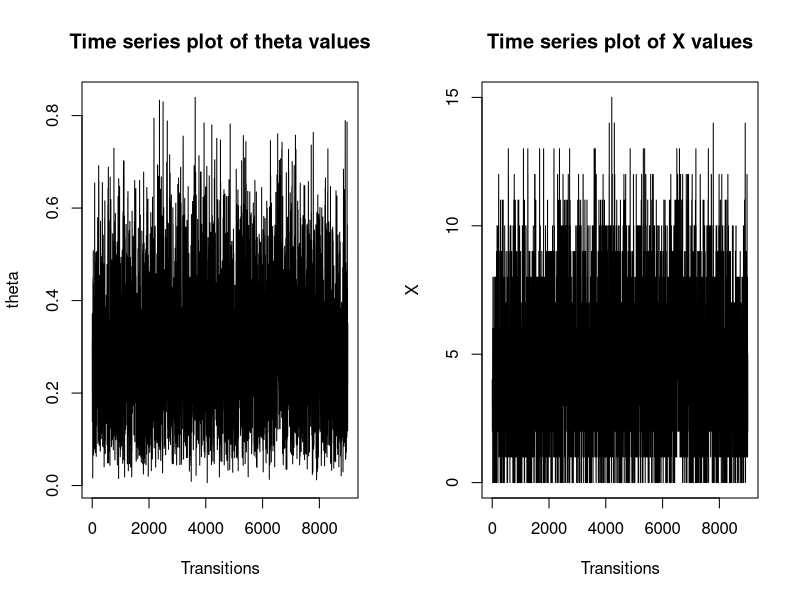
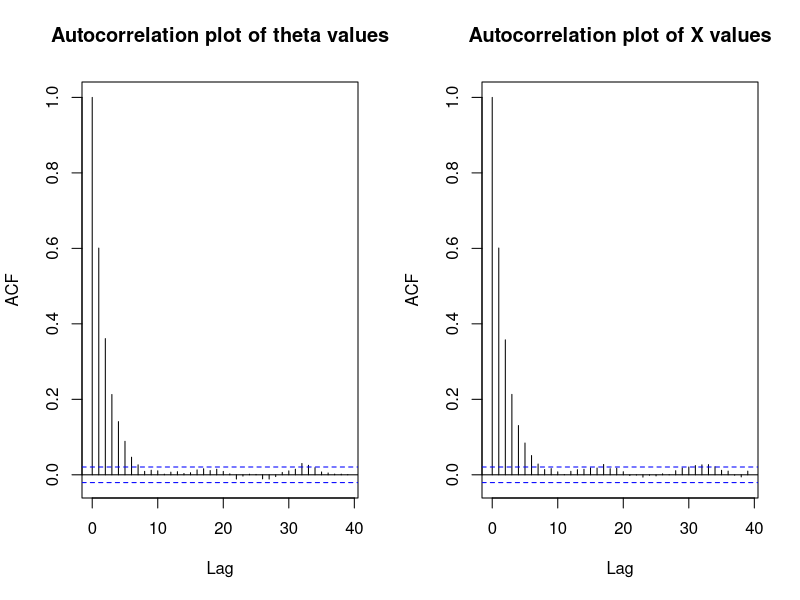
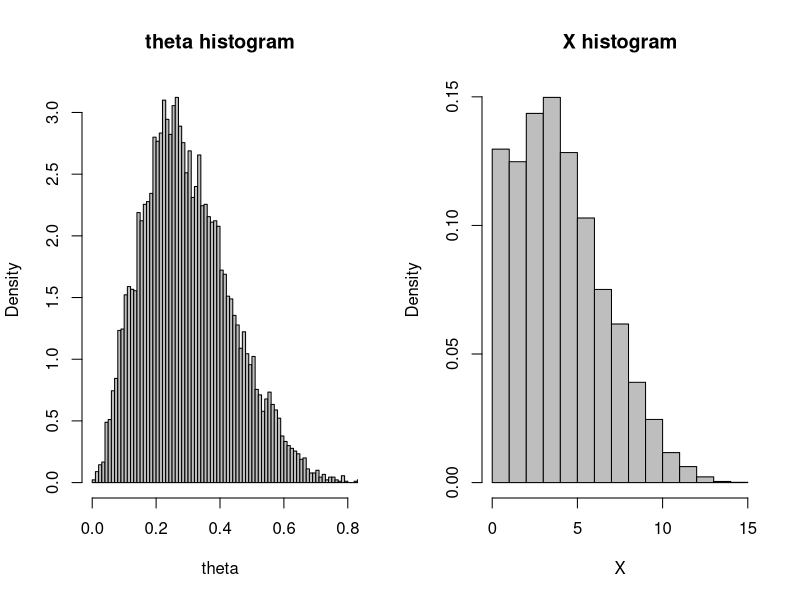

These figures' R source, in order:
# Clear all variables before starting
rm(list = ls())









# SECTION 1 #
#------------------------------------------------------------------------------#
# Defining a function / macro that will facilitate the operations of the
# Gibbs Sampling algorithm. Parameter definitions:

    # n = number of iterations / samples to take
    # B = Cut-off parameter of the truncated bivariate exponential


# 1.1 - Defining the function
Gibbs_Algorithm <- function(niterations, n, a, b){

  
  # 1.1a - Create blank output matrix Gibbs_Out with niterations-rows and 2 columns
  Gibbs_Out <- matrix(NA, nrow = niterations, ncol = 2)  # (n,2) matrix for output of chain
      Gibbs_Out
  
  
  # 1.1b - Initialize the chain
      # Draw an observation from the beta(a,b) distribution. Call this theta1
      # Then draw an observation from a Bin(n, theta1 ). Call this X1.
      # Combine theta1 and X1 into a vector called initial and overwrite the first
      # row of the Gibbs_Out matrix
      theta1 <- rbeta(1, a, b)
  
      X1 <- rbinom(1, n, theta1)
  
      initial <- c( theta1 ,   X1 )
  
      Gibbs_Out[1,] <- initial

      Gibbs_Out
      
  # 1.1c - Obtain subsequent elements of the chain
  for (i in 2:niterations){
    
    # 1.1c1 - Isolate previous state of variable X
    old_X <- Gibbs_Out[i-1,2]
        old_X
    
    # 1.1c2 - Sample a new value of Theta from its conditional distribution given
    # the previous value of X
    New_theta <- rbeta(1, old_X + a, n - old_X + b)
        New_theta
        
    # 1.1c3 - Sample a new value of X from its conditional distribution given
    # the new value of theta
    New_X <- rbinom(1, n, New_theta)
        New_X
    
    # 1.1c4 - Append the new values of X and theta into a vector
    New_Vec <- c(New_theta, New_X)
        New_Vec
        
    # 1.1c5 - Overwrite the ith row of the Gibbs_Out matrix
    Gibbs_Out[i,] <- New_Vec
    Gibbs_Out
    }

  
  # 1.1d - Return the matrix named Gibbs_Out
  return( list(Gibbs_Out = Gibbs_Out) )
  
}






# SECTION 2 #
#------------------------------------------------------------------------------#
# Running the function produced in the previous section and analyzing results

# 2.1a - Define burn-in and number of elements of the chain to use after the
# burn-in has occurred.
burnin  <- 1000
mcmc    <- 9000


# 2.1b - Running the function
set.seed(12345)
Gibbs_Result <- Gibbs_Algorithm(niterations = burnin + mcmc, n = 15, a = 3, b = 7)



# 2.1c - Refining the elements of the chain produced by the Metropolis-Hastings
# algorithm to just the elements after the burn-in
post_burn <- tail(Gibbs_Result$Gibbs_Out, mcmc)


# 2.1d - Splitting the output matrix into vectors
post_burn_theta <- post_burn[,1]
post_burn_X <- post_burn[,2]



# 2.1e - Creating time series plots
want_elements <- (1):(mcmc)
par(mfrow=c(1,2))

plot(want_elements, post_burn_theta, 
     type = "l", main = "Time series plot of theta values", xlab = "Transitions", ylab = "theta")

plot(want_elements, post_burn_X, 
     type = "l", main = "Time series plot of X values", xlab = "Transitions", ylab = "X")
par(mfrow=c(1,1))



# 2.1f - Creating auto-correlation plots
par(mfrow=c(1,2))
acf(post_burn_theta, main = "Autocorrelation plot of theta values")
acf(post_burn_X, main = "Autocorrelation plot of X values")
par(mfrow=c(1,1))



# 2.1g - Creating histograms of the (marginal) distributions of theta and X
par(mfrow=c(1,2))
hist(post_burn_theta, nclass = 100, col = "grey",
     freq = FALSE, xlim = c(0, 0.8), xlab = "theta",
     main = "theta histogram")
hist(post_burn_X, nclass = 16, col = "grey",
     freq = FALSE, xlim = c(0, 15), xlab = "X",
     main = "X histogram")
